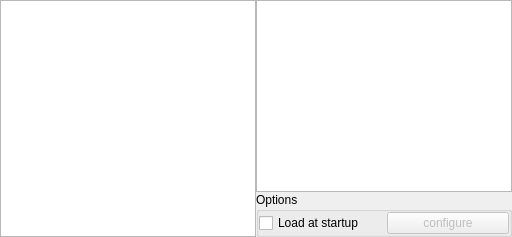
        <widget class="QWidget" name="page_Plugins">
         <layout class="QHBoxLayout" name="horizontalLayout_6">
          <property name="spacing">
           <number>0</number>
          </property>
          <property name="leftMargin">
           <number>0</number>
          </property>
          <property name="topMargin">
           <number>0</number>
          </property>
          <property name="rightMargin">
           <number>0</number>
          </property>
          <property name="bottomMargin">
           <number>0</number>
          </property>
          <item>
           <widget class="QListWidget" name="pluginsListWidget">
            <property name="focusPolicy">
             <enum>Qt::NoFocus</enum>
            </property>
            <property name="horizontalScrollBarPolicy">
             <enum>Qt::ScrollBarAlwaysOff</enum>
            </property>
           </widget>
          </item>
          <item>
           <layout class="QVBoxLayout" name="pluginsVerticalLayout">
            <item>
             <widget class="QTextBrowser" name="pluginsInfoBrowser">
              <property name="openExternalLinks">
               <bool>true</bool>
              </property>
             </widget>
            </item>
            <item>
             <widget class="QGroupBox" name="pluginsGroupBox">
              <property name="title">
               <string>Options</string>
              </property>
              <layout class="QHBoxLayout" name="horizontalLayout_8">
               <property name="leftMargin">
                <number>0</number>
               </property>
               <property name="topMargin">
                <number>0</number>
               </property>
               <property name="rightMargin">
                <number>0</number>
               </property>
               <property name="bottomMargin">
                <number>0</number>
               </property>
               <item>
                <widget class="QCheckBox" name="pluginLoadAtStartupCheckBox">
                 <property name="text">
                  <string>Load at startup</string>
                 </property>
                </widget>
               </item>
               <item>
                <widget class="QPushButton" name="pluginConfigureButton">
                 <property name="enabled">
                  <bool>false</bool>
                 </property>
                 <property name="text">
                  <string>configure</string>
                 </property>
                </widget>
               </item>
              </layout>
             </widget>
            </item>
           </layout>
          </item>
         </layout>
        </widget>
